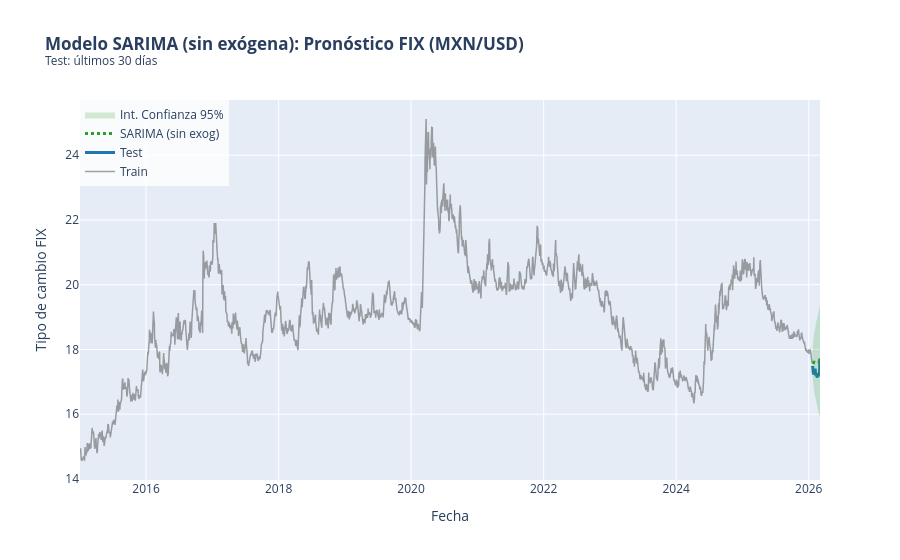

Notebook code for this chart:
### Code cell
# @title SARIMA sin exógena (comparación)
TEST_DAYS = 30

# Serie objetivo (FIX)
ts = df["dato"].astype(float).dropna()

train = ts.iloc[:-TEST_DAYS]
test = ts.iloc[-TEST_DAYS:]

# SARIMA (implementado con SARIMAX pero sin exog)
model = SARIMAX(
    train,
    order=(3, 1, 1),
    seasonal_order=(0, 1, 1, 7),
    enforce_stationarity=False,
    enforce_invertibility=False,
)

results = model.fit(disp=False)

# Predecimos n pasos hacia el futuro (donde n = tamaño del test)
forecast_object = results.get_forecast(steps=len(test))
forecast_vals = forecast_object.predicted_mean
conf_int = forecast_object.conf_int(alpha=0.05)  # Intervalo del 95%

# Alineación de índices para graficar bonito
forecast_vals.index = test.index
conf_int.index = test.index

# Metricas de error (usando sklearn, como en tu ejemplo)
rmse = np.sqrt(mean_squared_error(test, forecast_vals))
mape = mean_absolute_percentage_error(test, forecast_vals)
mae = mean_absolute_error(test, forecast_vals)

print(f"\n--- Errores del modelo (SARIMA sin exógena) ---")
print(f"RMSE: {rmse:.4f}")
print(f"MAPE: {mape:.2%}")
print(f"MAE: {mae:.4f}")

print(results.summary())

# Grafica
fig = go.Figure()

# Train
fig.add_trace(go.Scatter(
    x=train.index, y=train,
    mode='lines',
    name='Train',
    line=dict(color='rgba(100, 100, 100, 0.6)', width=1.5)
))

# Test
fig.add_trace(go.Scatter(
    x=test.index, y=test,
    name='Test',
    line=dict(color='#1f77b4', width=3),
    marker=dict(size=6)
))

# Forecast
fig.add_trace(go.Scatter(
    x=test.index, y=forecast_vals,
    name='SARIMA (sin exog)',
    line=dict(color='#2ca02c', width=3, dash='dot')
))

# Intervalos de Confianza
fig.add_trace(go.Scatter(
    x=conf_int.index, y=conf_int.iloc[:, 0],
    mode='lines', line=dict(width=0), showlegend=False, hoverinfo='skip'
))
fig.add_trace(go.Scatter(
    x=conf_int.index, y=conf_int.iloc[:, 1],
    mode='lines', line=dict(width=0), fill='tonexty',
    fillcolor='rgba(44, 160, 44, 0.2)',
    name='Int. Confianza 95%', hoverinfo='skip'
))

# Titulos
fig.update_layout(
    title=f'<b>Modelo SARIMA (sin exógena): Pronóstico FIX (MXN/USD)</b><br><sup>Test: últimos {TEST_DAYS} días</sup>',
    xaxis_title='Fecha',
    yaxis_title='Tipo de cambio FIX',
    legend=dict(x=0, y=1, bgcolor='rgba(255,255,255,0.8)'),
    hovermode="x unified"
)

fig.show()
